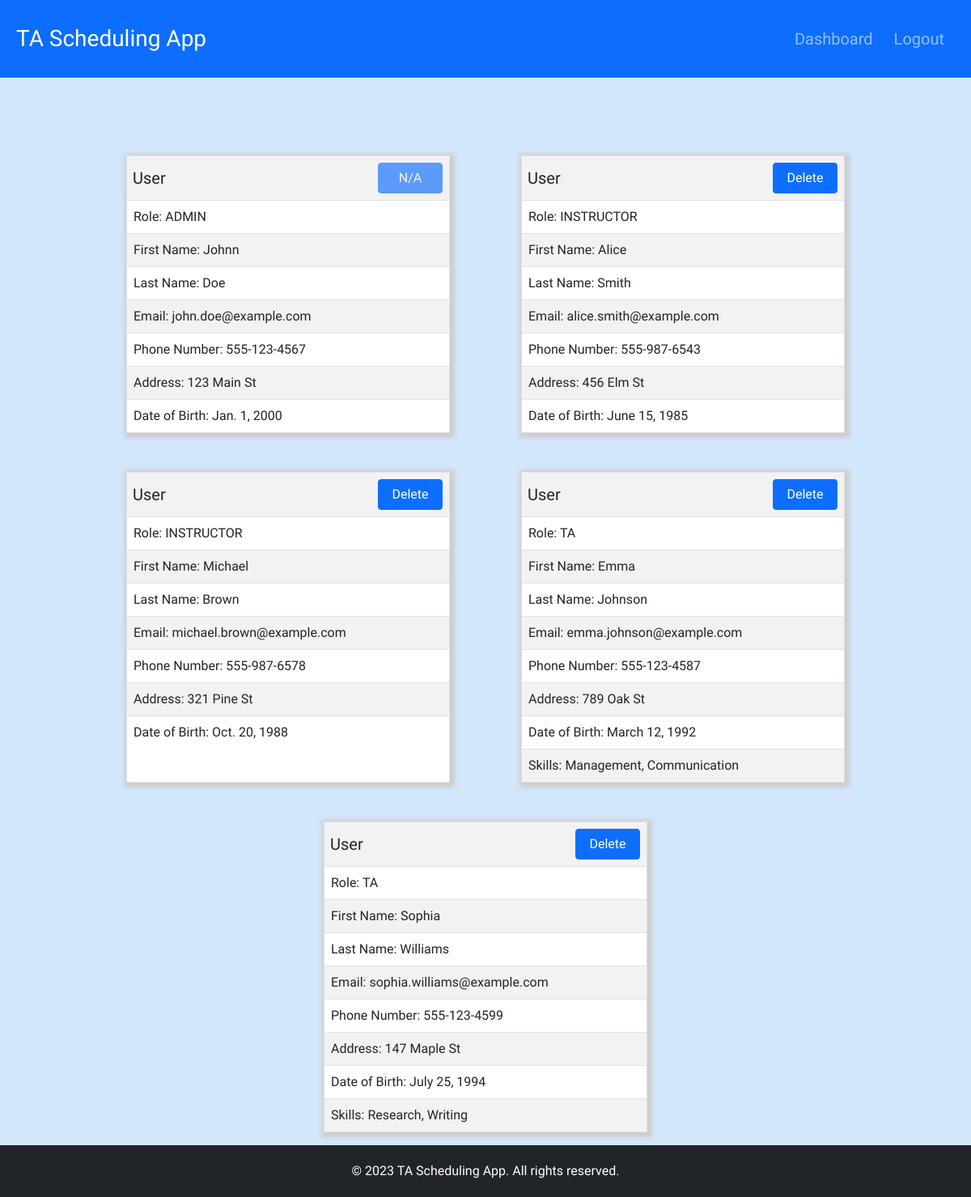
The page /user-management/ (signed in) on the database as committed earlier.
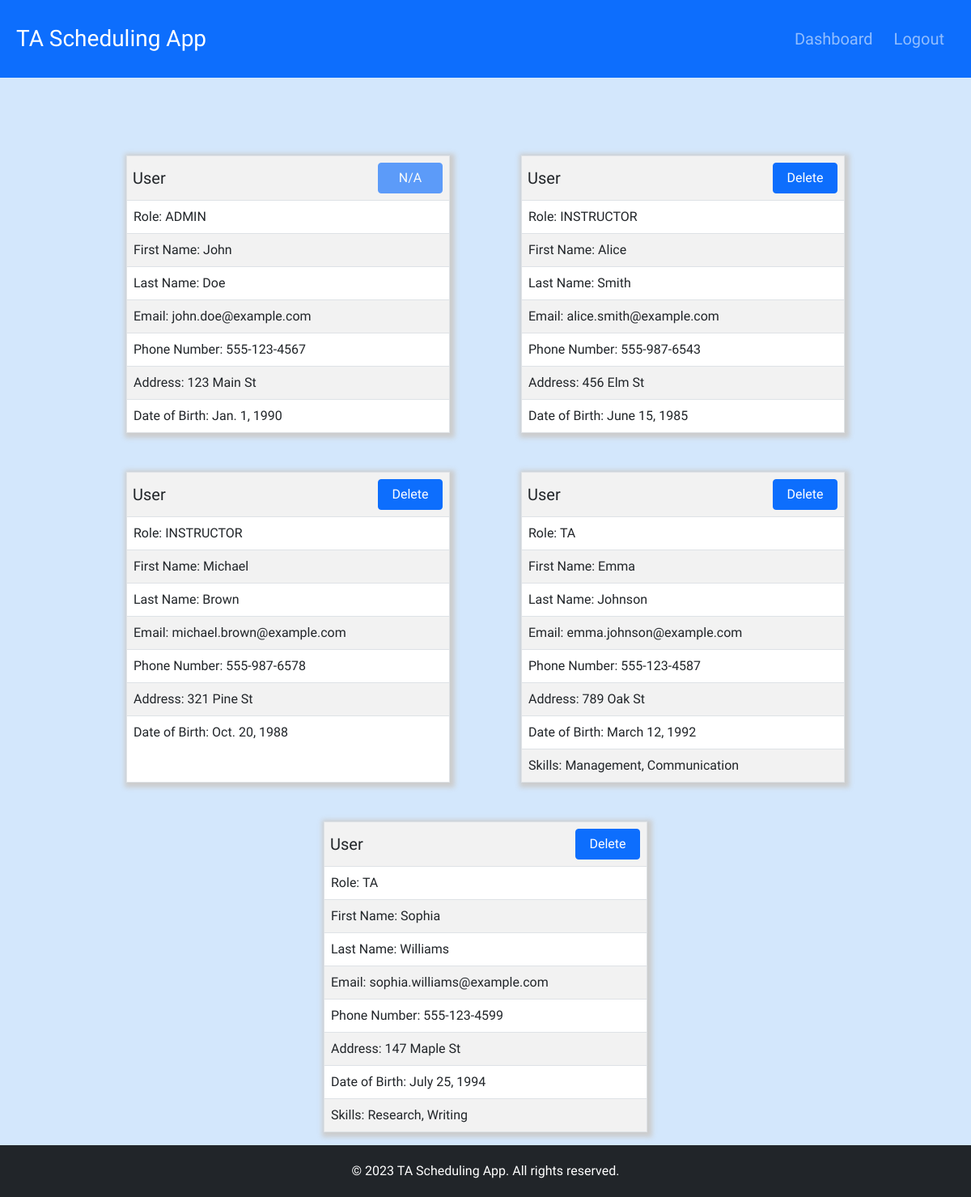
The same page on the database as committed later.
### TA_Scheduling_App/models/User.py (models this page shows, shortened)
class User(IString):
    USER_ID = models.AutoField(primary_key=True)
    ROLE = models.CharField(max_length=10)
    FIRST_NAME = models.CharField(max_length=255)
    LAST_NAME = models.CharField(max_length=255)
    EMAIL = models.EmailField(unique=True)
    PASSWORD_HASH = models.CharField(max_length=255)
    PHONE_NUMBER = models.CharField(max_length=20)
    ADDRESS = models.CharField(max_length=255)
    BIRTH_DATE = models.DateField()
    SKILLS = models.CharField(max_length=255, null=True)
    def __init__(self, *args, **kwargs):
        super().__init__(*args, **kwargs)
        passwordHash = kwargs.get('PASSWORD_HASH', Null())
        if passwordHash is None or (not isinstance(passwordHash, str) and not Null()):
            raise ValueError("Invalid password.")
        if passwordHash is not Null():
            self.PASSWORD_HASH = passwordHash
        if not self.setRole(kwargs.get('ROLE', Null())):
            raise ValueError("Invalid role.")
        if not self.setFirstName(kwargs.get('FIRST_NAME', Null())):
            raise ValueError("Invalid first name.")
        if not self.setLastName(kwargs.get('LAST_NAME', Null())):
            raise ValueError("Invalid last name.")
        if not self.setEmail(kwargs.get('EMAIL', Null())):
            raise ValueError("Invalid email.")
        if not self.setPhoneNumber(kwargs.get('PHONE_NUMBER', Null())):
            raise ValueError("Invalid phone number.")
        if not self.setAddress(kwargs.get('ADDRESS', Null())):
            raise ValueError("Invalid address.")
        if not self.setBirthDate(kwargs.get('BIRTH_DATE', Null())):
            raise ValueError("Invalid birth date.")
        if not self.setSkills(kwargs.get('SKILLS', Null())):
            raise ValueError("Invalid list of skills.")
    def setRole(self, role):
        if role is Null():
            return True
        if role in ["ADMIN", "INSTRUCTOR", "TA"]:
            self.ROLE = role
            return True
        return False
    def setFirstName(self, firstName):
        if firstName is Null():
            return True
        result = self.checkString(firstName, False)
        if result is False:
            return False
        self.FIRST_NAME = firstName
        return True
    def setLastName(self, lastName):
        if lastName is Null():
            return True
        result = self.checkString(lastName, False)
        if result is False:
            return False
        self.LAST_NAME = lastName
        return True
    def setEmail(self, email):
        if email is Null():
            return True
    def setPhoneNumber(self, phoneNumber):
        if phoneNumber is Null():
            return True
    def setAddress(self, address):
        if address is Null():
            return True
    def setBirthDate(self, birthDate):
        if birthDate is Null():
            return True
    def setSkills(self, skills):
        if skills is Null():
            return True
        result = self.checkString(skills, True, True, True)
        if result is False:
            return False
        self.SKILLS = skills
        return True

### TA_Scheduling_App/views/user_management.py (the view, shortened to what this page needs)
# urls.py: path('user-management/', UserManagement.as_view(), name="user_management"),
class UserManagement(View):
    def get(self, request):
        if not request.session.get("is_authenticated"):
            return redirect("login")
        if request.session.get("user_role") != "ADMIN":
            return redirect("dashboard")
        user_id = request.session.get("user_id")
        users = User.objects.all()
        for user in users:
            if user.USER_ID == user_id:
                user.safe = True
        return render(request, "user-management.html", {'users': users})

### TA_Scheduling_App/utils/null.py (called while the page is built)
    def __new__(cls):
        if cls._instance is None:
            cls._instance = super().__new__(cls)
        return cls._instance

### templates/user-management.html (shortened to what this page needs)
<!DOCTYPE html>
<html lang="en">
<head>
    <link href="https://cdn.jsdelivr.net/npm/bootstrap@5.1.3/dist/css/bootstrap.min.css" rel="stylesheet">
    {% load static %}
    <link rel="stylesheet" type="text/css" href="{% static 'css/style.css' %}">
</head>
<body>
    {% include 'partials/header.html' %}
    <div class="main-container">
            {% for user in users %}
                <div class="table-container">
                     <table class="table table-striped">
                         <tr>
                            <td>
                                <form class="input-group" name="course-id" action="" method="post">
                                    <h5 class="table-header">User</h5>
                                    {% if not user.safe %}
                                        <span class="input-group-btn">
                                            <button class="btn btn-primary form-btn" type="submit">Delete</button>
                                        </span>
                                    {% else %}
                                        <span class="input-group-btn">
                                            <button disabled class="btn btn-primary form-btn" type="submit">N/A</button>
                                        </span>
                                    {% endif %}
                                </form>
                            </td>
                        </tr>
                         <tr>
                             <td>Role: {{ user.ROLE }}</td>
                         </tr>
                         <tr>
                             <td>First Name: {{ user.FIRST_NAME }}</td>
                         </tr>
                         <tr>
                             <td>Last Name: {{ user.LAST_NAME }}</td>
                         </tr>
                         <tr>
                              <td>Email: {{ user.EMAIL }}</td>
                         </tr>
                         <tr>
                             <td>Phone Number: {{ user.PHONE_NUMBER }}</td>
                         </tr>
                         <tr>
                              <td>Address: {{ user.ADDRESS }}</td>
                         </tr>
                         <tr>
                             <td>Date of Birth: {{ user.BIRTH_DATE }}</td>
                         </tr>
                        {% if user.ROLE == 'TA' %}
                            <tr>
                                <td>Skills: {{ user.SKILLS|default:'Not Provided' }}</td>
                            </tr>
                        {% endif %}
                     </table>
                </div>
            {% endfor %}
        </div>
    {% include 'partials/footer.html' %}
</body>
</html>

Rows that differ between the two databases and show on the page:
changed User "ADMIN": FIRST_NAME "Johnn" → "John"; BIRTH_DATE "Jan. 1, 2000" → "Jan. 1, 1990"
